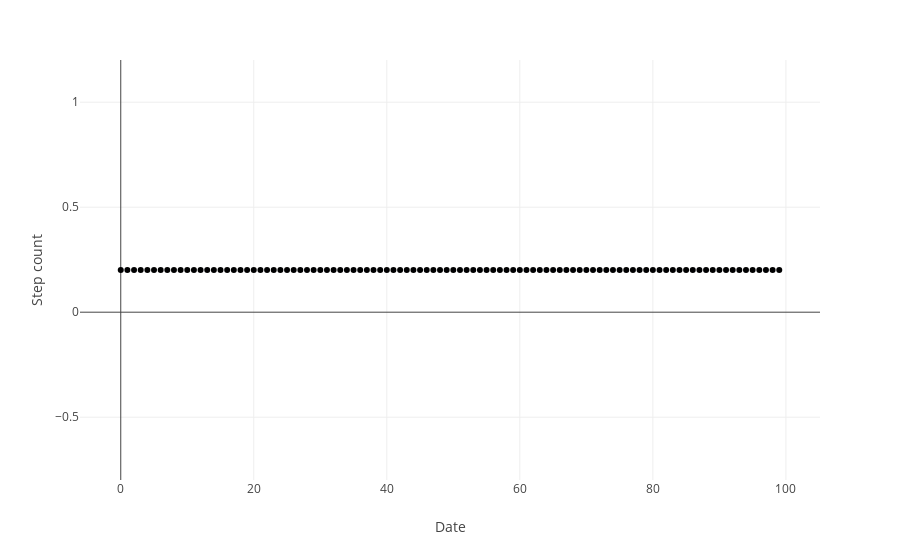

This figure's notebook cell:
### Code cell
# Forecast
forecast = fc.forecast(df,steps=100)
# plot the forecast
forecast_df = pd.DataFrame({'Date':[i for i in range(len(forecast))], 'step count':forecast})
fig = px.scatter(forecast_df, x='Date', y='step count')
fig.update_yaxes(title_text='Step count')

### Figure 1 — Plotly figure (JSON) as saved in the notebook; plotly's stock layout.template omitted (floating-point values rounded to 4 significant figures)
{"data": [{"hovertemplate": "Date=%{x}<br>step count=%{y}<extra></extra>", "legendgroup": "", "marker": {"color": "#000001", "symbol": "circle"}, "mode": "markers", "name": "", "orientation": "v", "showlegend": false, "type": "scatter", "x": [0, 1, 2, 3, 4, 5, 6, 7, 8, 9, 10, 11, 12, 13, 14, 15, 16, 17, 18, 19, 20, 21, 22, 23, 24, 25, 26, 27, 28, 29, 30, 31, 32, 33, 34, 35, 36, 37, 38, 39, 40, 41, 42, 43, 44, 45, 46, 47, 48, 49, 50, 51, 52, 53, 54, 55, 56, 57, 58, 59, 60, 61, 62, 63, 64, 65, 66, 67, 68, 69, 70, 71, 72, 73, 74, 75, 76, 77, 78, 79, 80, 81, 82, 83, 84, 85, 86, 87, 88, 89, 90, 91, 92, 93, 94, 95, 96, 97, 98, 99], "xaxis": "x", "y": [0.201, 0.201, 0.201, 0.201, 0.201, 0.201, 0.201, 0.201, 0.201, 0.201, 0.201, 0.201, 0.201, 0.201, 0.201, 0.201, 0.201, 0.201, 0.201, 0.201, 0.201, 0.201, 0.201, 0.201, 0.201, 0.201, 0.201, 0.201, 0.201, 0.201, 0.201, 0.201, 0.201, 0.201, 0.201, 0.201, 0.201, 0.201, 0.201, 0.201, 0.201, 0.201, 0.201, 0.201, 0.201, 0.201, 0.201, 0.201, 0.201, 0.201, 0.201, 0.201, 0.201, 0.201, 0.201, 0.201, 0.201, 0.201, 0.201, 0.201, 0.201, 0.201, 0.201, 0.201, 0.201, 0.201, 0.201, 0.201, 0.201, 0.201, 0.201, 0.201, 0.201, 0.201, 0.201, 0.201, 0.201, 0.201, 0.201, 0.201, 0.201, 0.201, 0.201, 0.201, 0.201, 0.201, 0.201, 0.201, 0.201, 0.201, 0.201, 0.201, 0.201, 0.201, 0.201, 0.201, 0.201, 0.201, 0.201, 0.201], "yaxis": "y"}], "layout": {"legend": {"tracegroupgap": 0}, "margin": {"t": 60}, "xaxis": {"anchor": "y", "domain": [0, 1], "title": {"text": "Date"}}, "yaxis": {"anchor": "x", "domain": [0, 1], "title": {"text": "Step count"}}}}
